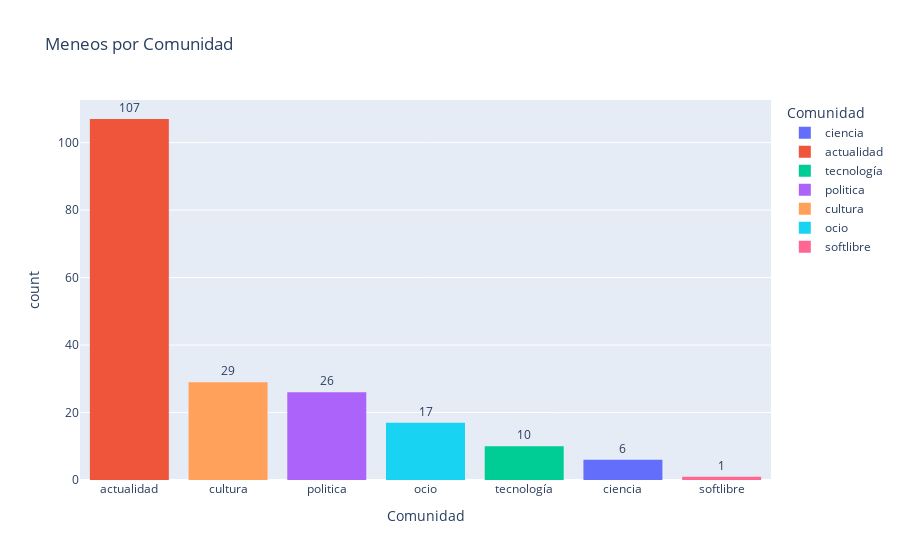

This figure's notebook cell:
### Markdown cell above
### Cantidad de meneos por comunidad

### Code cell
fig = px.histogram(data_frame=df_airtable,
             x="Comunidad",
             color="Comunidad",
             text_auto=True,
             title="Meneos por Comunidad"
             )

fig.update_xaxes(categoryorder = "total descending")
fig.update_traces(textposition = "outside")

### Figure 1 — Plotly figure (JSON) as saved in the notebook; plotly's stock layout.template omitted (floating-point values rounded to 4 significant figures)
{"data": [{"alignmentgroup": "True", "bingroup": "x", "hovertemplate": "Comunidad=%{x}<br>count=%{y}<extra></extra>", "legendgroup": "ciencia", "marker": {"color": "#636efa", "pattern": {"shape": ""}}, "name": "ciencia", "offsetgroup": "ciencia", "orientation": "v", "showlegend": true, "textposition": "outside", "texttemplate": "%{value}", "type": "histogram", "x": ["ciencia", "ciencia", "ciencia", "ciencia", "ciencia", "ciencia"], "xaxis": "x", "yaxis": "y"}, {"alignmentgroup": "True", "bingroup": "x", "hovertemplate": "Comunidad=%{x}<br>count=%{y}<extra></extra>", "legendgroup": "actualidad", "marker": {"color": "#EF553B", "pattern": {"shape": ""}}, "name": "actualidad", "offsetgroup": "actualidad", "orientation": "v", "showlegend": true, "textposition": "outside", "texttemplate": "%{value}", "type": "histogram", "x": ["actualidad", "actualidad", "actualidad", "actualidad", "actualidad", "actualidad", "actualidad", "actualidad", "actualidad", "actualidad", "actualidad", "actualidad", "actualidad", "actualidad", "actualidad", "actualidad", "actualidad", "actualidad", "actualidad", "actualidad", "actualidad", "actualidad", "actualidad", "actualidad", "actualidad", "actualidad", "actualidad", "actualidad", "actualidad", "actualidad", "actualidad", "actualidad", "actualidad", "actualidad", "actualidad", "actualidad", "actualidad", "actualidad", "actualidad", "actualidad", "actualidad", "actualidad", "actualidad", "actualidad", "actualidad", "actualidad", "actualidad", "actualidad", "actualidad", "actualidad", "actualidad", "actualidad", "actualidad", "actualidad", "actualidad", "actualidad", "actualidad", "actualidad", "actualidad", "actualidad", "actualidad", "actualidad", "actualidad", "actualidad", "actualidad", "actualidad", "actualidad", "actualidad", "actualidad", "actualidad", "actualidad", "actualidad", "actualidad", "actualidad", "actualidad", "actualidad", "actualidad", "actualidad", "actualidad", "actualidad", "actualidad", "actualidad", "actualidad", "actualidad", "actualidad", "actualidad", "actualidad", "actualidad", "actualidad", "actualidad", "actualidad", "actualidad", "actualidad", "actualidad", "actualidad", "actualidad", "actualidad", "actualidad", "actualidad", "actualidad", "actualidad", "actualidad", "actualidad", "actualidad", "actualidad", "actualidad", "actualidad"], "xaxis": "x", "yaxis": "y"}, {"alignmentgroup": "True", "bingroup": "x", "hovertemplate": "Comunidad=%{x}<br>count=%{y}<extra></extra>", "legendgroup": "tecnología", "marker": {"color": "#00cc96", "pattern": {"shape": ""}}, "name": "tecnología", "offsetgroup": "tecnología", "orientation": "v", "showlegend": true, "textposition": "outside", "texttemplate": "%{value}", "type": "histogram", "x": ["tecnología", "tecnología", "tecnología", "tecnología", "tecnología", "tecnología", "tecnología", "tecnología", "tecnología", "tecnología"], "xaxis": "x", "yaxis": "y"}, {"alignmentgroup": "True", "bingroup": "x", "hovertemplate": "Comunidad=%{x}<br>count=%{y}<extra></extra>", "legendgroup": "politica", "marker": {"color": "#ab63fa", "pattern": {"shape": ""}}, "name": "politica", "offsetgroup": "politica", "orientation": "v", "showlegend": true, "textposition": "outside", "texttemplate": "%{value}", "type": "histogram", "x": ["politica", "politica", "politica", "politica", "politica", "politica", "politica", "politica", "politica", "politica", "politica", "politica", "politica", "politica", "politica", "politica", "politica", "politica", "politica", "politica", "politica", "politica", "politica", "politica", "politica", "politica"], "xaxis": "x", "yaxis": "y"}, {"alignmentgroup": "True", "bingroup": "x", "hovertemplate": "Comunidad=%{x}<br>count=%{y}<extra></extra>", "legendgroup": "cultura", "marker": {"color": "#FFA15A", "pattern": {"shape": ""}}, "name": "cultura", "offsetgroup": "cultura", "orientation": "v", "showlegend": true, "textposition": "outside", "texttemplate": "%{value}", "type": "histogram", "x": ["cultura", "cultura", "cultura", "cultura", "cultura", "cultura", "cultura", "cultura", "cultura", "cultura", "cultura", "cultura", "cultura", "cultura", "cultura", "cultura", "cultura", "cultura", "cultura", "cultura", "cultura", "cultura", "cultura", "cultura", "cultura", "cultura", "cultura", "cultura", "cultura"], "xaxis": "x", "yaxis": "y"}, {"alignmentgroup": "True", "bingroup": "x", "hovertemplate": "Comunidad=%{x}<br>count=%{y}<extra></extra>", "legendgroup": "ocio", "marker": {"color": "#19d3f3", "pattern": {"shape": ""}}, "name": "ocio", "offsetgroup": "ocio", "orientation": "v", "showlegend": true, "textposition": "outside", "texttemplate": "%{value}", "type": "histogram", "x": ["ocio", "ocio", "ocio", "ocio", "ocio", "ocio", "ocio", "ocio", "ocio", "ocio", "ocio", "ocio", "ocio", "ocio", "ocio", "ocio", "ocio"], "xaxis": "x", "yaxis": "y"}, {"alignmentgroup": "True", "bingroup": "x", "hovertemplate": "Comunidad=%{x}<br>count=%{y}<extra></extra>", "legendgroup": "softlibre", "marker": {"color": "#FF6692", "pattern": {"shape": ""}}, "name": "softlibre", "offsetgroup": "softlibre", "orientation": "v", "showlegend": true, "textposition": "outside", "texttemplate": "%{value}", "type": "histogram", "x": ["softlibre"], "xaxis": "x", "yaxis": "y"}], "layout": {"barmode": "relative", "legend": {"title": {"text": "Comunidad"}, "tracegroupgap": 0}, "title": {"text": "Meneos por Comunidad"}, "xaxis": {"anchor": "y", "categoryarray": ["ciencia", "actualidad", "tecnología", "politica", "cultura", "ocio", "softlibre"], "categoryorder": "total descending", "domain": [0, 1], "title": {"text": "Comunidad"}}, "yaxis": {"anchor": "x", "domain": [0, 1], "title": {"text": "count"}}}}
